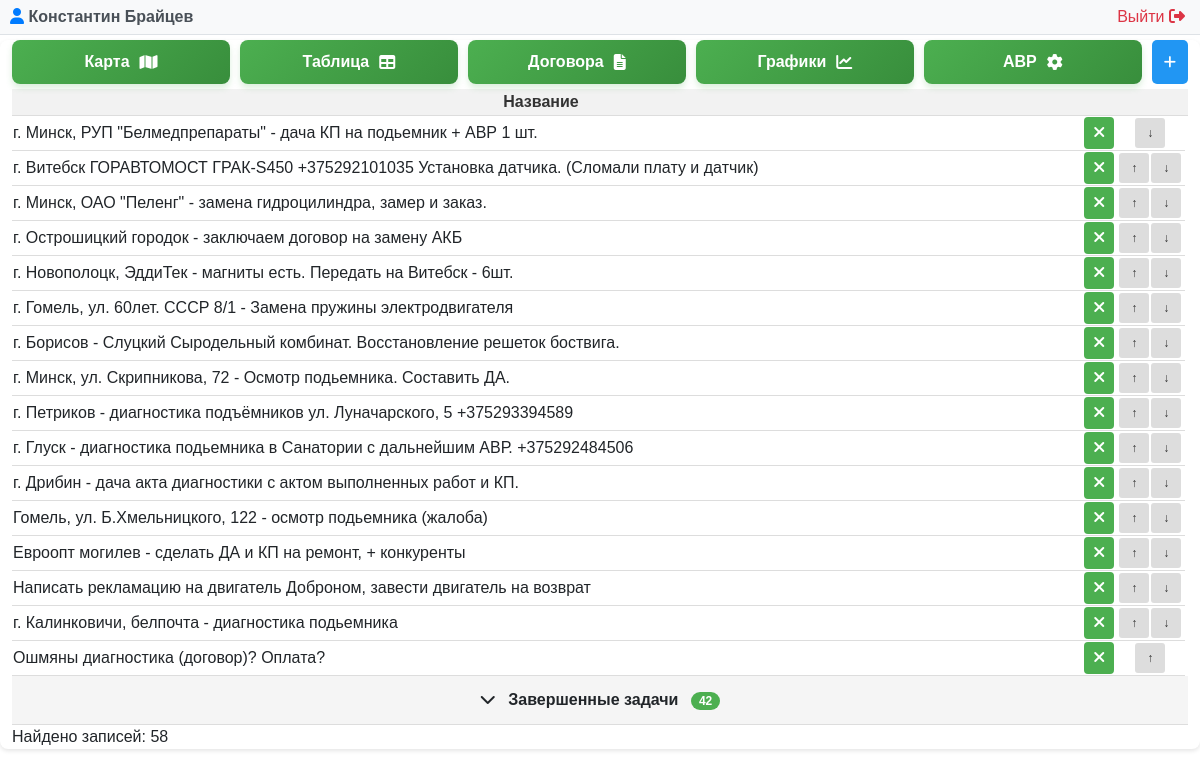
Before: /problem.php (signed in) with the older database file.
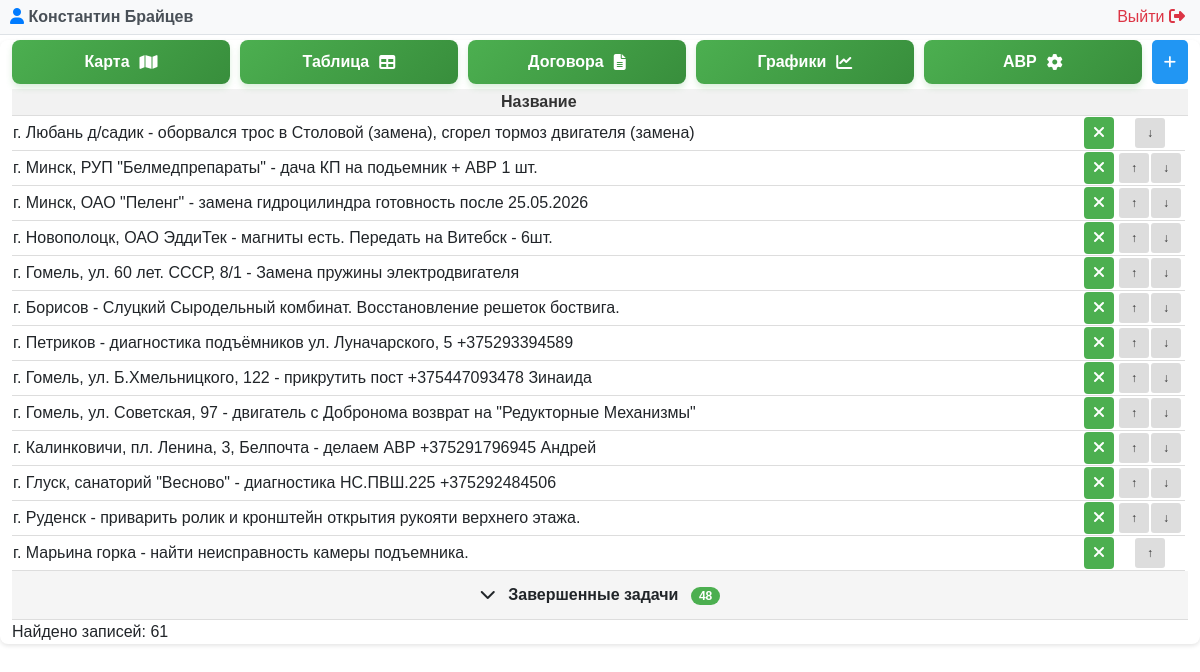
After: the same page with the newer database file.
### tables this page shows
CREATE TABLE "LIFTEH_problem" ("id" integer NOT NULL PRIMARY KEY AUTOINCREMENT, "name" varchar(255) NOT NULL, "created_date" DATETIME DEFAULT CURRENT_TIMESTAMP, "is_completed" bool NOT NULL, "user_id" integer NOT NULL REFERENCES "auth_user" ("id") DEFERRABLE INITIALLY DEFERRED, priority INTEGER);

### problem.php (called while the page is built, shortened)
<?php
require __DIR__ . '/modules/problem/problem.php';

### modules/problem/problem.php (the view, shortened to what the changed rows need)
<?php
try {
    $db = new PDO('sqlite:' . DB_PATH);
    $db->setAttribute(PDO::ATTR_ERRMODE, PDO::ERRMODE_EXCEPTION);
} catch(PDOException $e) {
    die("Ошибка подключения к БД: " . $e->getMessage());
}
$db->exec("CREATE TABLE IF NOT EXISTS LIFTEH_problem (
    id INTEGER PRIMARY KEY AUTOINCREMENT,
    name TEXT NOT NULL,
    created_date DATETIME DEFAULT CURRENT_TIMESTAMP,
    is_completed INTEGER DEFAULT 0,
    user_id INTEGER,
    priority INTEGER DEFAULT 0
)");
$stmt = $db->query("SELECT * FROM LIFTEH_problem WHERE is_completed != 2 ORDER BY is_completed, priority ASC");
$problems = $stmt->fetchAll(PDO::FETCH_ASSOC);
?>
<!DOCTYPE html>
<html lang="ru">
<?php $pageTitle = 'Управление проблемами'; include __DIR__ . '/../../includes/header.php'; ?>
<body>
    <div class="container">
        <div class="controls">
            <div class="button-group">
            </div>
        </div>
        <table id="problemTable">
            <thead>
                <tr>
                    <th>Название</th>
                    <th></th>
                    <th></th>
                    <th></th>
                </tr>
            </thead>
            <tbody>
                <?php
                $activeProblems = [];
                $completedProblems = [];
                foreach ($problems as $problem) {
                    if ($problem['is_completed'] == 1) {
                        $completedProblems[] = $problem;
                    } else {
                        $activeProblems[] = $problem;
                    }
                }
                ?>
                <?php foreach ($activeProblems as $problem): ?>
                <tr class="problem-row active-row" data-status="active" data-id="<?= $problem['id'] ?>">
                    <td class="<?php if ($problem['is_completed'] == 2) echo 'deleted'; ?>"
                        id="row-<?= $problem['id'] ?>"
                        onclick="openEditModal(<?= $problem['id'] ?>)"
                        style="text-align: left;">
                        <?= htmlspecialchars($problem['name']) ?>
                    </td>
                    <td style="text-align: right;">
                        <form method="POST" style="display: inline;" onsubmit="return toggleComplete(event, this)">
                            <button type="submit" class="status-badge <?= $problem['is_completed'] ? 'status-completed' : 'status-active' ?>" style="width: 30px;">
                                <?= $problem['is_completed'] ? '<i class="fas fa-check"></i>' : '<i class="fas fa-times"></i>' ?>
                            </button>
                        </form>
                    </td>
                    <td style="width: 70px;">
                        <div class="priority-buttons">
                            <?php
                            $minMax = $db->query("SELECT MIN(priority) as min_priority, MAX(priority) as max_priority
                                                    FROM LIFTEH_problem
                                                    WHERE is_completed = 0")->fetch(PDO::FETCH_ASSOC);
                            $minPriority = $minMax['min_priority'];
                            $maxPriority = $minMax['max_priority'];
                            ?>
                            <?php if ($problem['is_completed'] == 0): ?>
                                <?php if ($problem['priority'] > $minPriority): ?>
                                    <form method="POST" style="display: inline;" onsubmit="return movePriority(event, this)">
                                        <button type="submit" class="priority-btn" title="Повысить приоритет">↑</button>
                                    </form>
                                <?php endif; ?>
                                <?php if ($problem['priority'] < $maxPriority): ?>
                                    <form method="POST" style="display: inline;" onsubmit="return movePriority(event, this)">
                                        <button type="submit" class="priority-btn" title="Понизить приоритет">↓</button>
                                    </form>
                                <?php endif; ?>
                            <?php else: ?>
                                <span class="priority-disabled"></span>
                            <?php endif; ?>
                        </div>
                    </td>
                </tr>
                <?php endforeach; ?>
                <?php if (count($completedProblems) > 0): ?>
                <tr class="accordion-row" id="accordionRow">
                    <td colspan="4" style="background-color: #f5f5f5; cursor: pointer; padding: 12px; text-align: center; font-weight: bold;" onclick="toggleCompletedTasks()">
                        <span id="accordionIcon">
                            <i class="fas fa-chevron-down"></i>
                        </span>
                        Завершенные задачи
                        <span style="background-color: #4CAF50; color: white; padding: 2px 8px; border-radius: 12px; font-size: 12px; margin-left: 8px;">
                            <?= count($completedProblems) ?>
                        </span>
                    </td>
                </tr>
                <?php endif; ?>
            </tbody>
        </table>
        <div class="count">Найдено записей: <?= count($problems); ?></div>
    </div>
</body>
</html>

Changed rows visible on the page:
no longer on this page (row edited): lifteh_problem: name "г. Витебск ГОРАВТОМОСТ ГРАК-S450 +375292101035 Установка датчика. (Сломали плату и датчик)", is_completed False (drawn)
no longer on this page (row edited): lifteh_problem: name "г. Острошицкий городок - заключаем договор на замену АКБ", is_completed False (drawn)
no longer on this page (row edited): lifteh_problem: name "г. Минск, ул. Скрипникова, 72 - Осмотр подьемника. Составить ДА.", is_completed False (drawn)
no longer on this page (row edited): lifteh_problem: name "г. Глуск - диагностика подьемника в Санатории с дальнейшим АВР. +375292484506", is_completed False (drawn)
no longer on this page (row edited): lifteh_problem: name "г. Дрибин - дача акта диагностики с актом выполненных работ и КП.", is_completed False (drawn)
no longer on this page (row edited): lifteh_problem: name "Евроопт могилев - сделать ДА и КП на ремонт, + конкуренты", is_completed False (drawn)
no longer on this page (row edited): lifteh_problem: name "Ошмяны диагностика (договор)? Оплата?", is_completed False (drawn)
now on this page (row edited): lifteh_problem: name "г. Любань д/садик - оборвался трос в Столовой (замена), сгорел тормоз двигателя (замена)", is_completed False (drawn)
shown differently, row unchanged: lifteh_problem "г. Минск, РУП \"Белмедпрепараты\" - дача КП на подьемник + АВР 1 шт.": now shows "↑"
changed lifteh_problem: name "г. Минск, ОАО \"Пеленг\" - замена гидроцилиндра, замер и заказ." → "г. Минск, ОАО \"Пеленг\" - замена гидроцилиндра готовность после 25.05.2026"
changed lifteh_problem: name "г. Новополоцк, ЭддиТек - магниты есть. Передать на Витебск - 6шт." → "г. Новополоцк, ОАО ЭддиТек - магниты есть. Передать на Витебск - 6шт."
changed lifteh_problem: name "г. Гомель, ул. 60лет. СССР 8/1 - Замена пружины электродвигателя" → "г. Гомель, ул. 60 лет. СССР, 8/1 - Замена пружины электродвигателя"
changed lifteh_problem: name "Гомель, ул. Б.Хмельницкого, 122 - осмотр подьемника (жалоба)" → "г. Гомель, ул. Б.Хмельницкого, 122 - прикрутить пост +375447093478 Зинаида"
changed lifteh_problem: name "Написать рекламацию на двигатель Доброном, завести двигатель на возврат" → "г. Гомель, ул. Советская, 97 - двигатель с Добронома возврат на \"Редукторные Механизмы\""
changed lifteh_problem: name "г. Калинковичи, белпочта - диагностика подьемника" → "г. Калинковичи, пл. Ленина, 3, Белпочта - делаем АВР +375291796945 Андрей"
added lifteh_problem: name "г. Глуск, санаторий \"Весново\" - диагностика НС.ПВШ.225 +375292484506", is_completed False (drawn)
added lifteh_problem: name "г. Руденск - приварить ролик и кронштейн открытия рукояти верхнего этажа.", is_completed False (drawn)
added lifteh_problem: name "г. Марьина горка - найти неисправность камеры подъемника.", is_completed False (drawn)
Other visible differences:
count($completedProblems): "42" → "48"
count($problems): "58" → "61"
